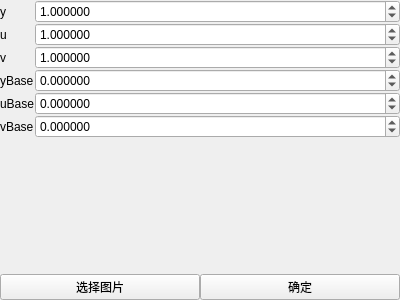
<?xml version="1.0" encoding="UTF-8"?>
<ui version="4.0">
 <class>ControlItem</class>
 <widget class="QWidget" name="ControlItem">
  <property name="geometry">
   <rect>
    <x>0</x>
    <y>0</y>
    <width>400</width>
    <height>300</height>
   </rect>
  </property>
  <property name="windowTitle">
   <string>Form</string>
  </property>
  <layout class="QVBoxLayout" name="verticalLayout">
   <property name="spacing">
    <number>0</number>
   </property>
   <property name="leftMargin">
    <number>0</number>
   </property>
   <property name="topMargin">
    <number>0</number>
   </property>
   <property name="rightMargin">
    <number>0</number>
   </property>
   <property name="bottomMargin">
    <number>0</number>
   </property>
   <item>
    <layout class="QFormLayout" name="formLayout">
     <property name="horizontalSpacing">
      <number>0</number>
     </property>
     <property name="verticalSpacing">
      <number>0</number>
     </property>
     <item row="0" column="0">
      <widget class="QLabel" name="yLabel">
       <property name="text">
        <string>y</string>
       </property>
      </widget>
     </item>
     <item row="0" column="1">
      <widget class="QDoubleSpinBox" name="yDoubleSpinBox">
       <property name="decimals">
        <number>6</number>
       </property>
       <property name="minimum">
        <double>-255.000000000000000</double>
       </property>
       <property name="maximum">
        <double>255.000000000000000</double>
       </property>
       <property name="singleStep">
        <double>0.050000000000000</double>
       </property>
       <property name="value">
        <double>1.000000000000000</double>
       </property>
      </widget>
     </item>
     <item row="1" column="0">
      <widget class="QLabel" name="uLabel">
       <property name="text">
        <string>u</string>
       </property>
      </widget>
     </item>
     <item row="1" column="1">
      <widget class="QDoubleSpinBox" name="uDoubleSpinBox">
       <property name="decimals">
        <number>6</number>
       </property>
       <property name="minimum">
        <double>-255.000000000000000</double>
       </property>
       <property name="maximum">
        <double>255.000000000000000</double>
       </property>
       <property name="singleStep">
        <double>0.050000000000000</double>
       </property>
       <property name="value">
        <double>1.000000000000000</double>
       </property>
      </widget>
     </item>
     <item row="2" column="0">
      <widget class="QLabel" name="vLabel">
       <property name="text">
        <string>v</string>
       </property>
      </widget>
     </item>
     <item row="2" column="1">
      <widget class="QDoubleSpinBox" name="vDoubleSpinBox">
       <property name="decimals">
        <number>6</number>
       </property>
       <property name="minimum">
        <double>-255.000000000000000</double>
       </property>
       <property name="maximum">
        <double>255.000000000000000</double>
       </property>
       <property name="singleStep">
        <double>0.050000000000000</double>
       </property>
       <property name="value">
        <double>1.000000000000000</double>
       </property>
      </widget>
     </item>
     <item row="3" column="0">
      <widget class="QLabel" name="yBaseLabel">
       <property name="text">
        <string>yBase</string>
       </property>
      </widget>
     </item>
     <item row="3" column="1">
      <widget class="QDoubleSpinBox" name="yBaseDoubleSpinBox">
       <property name="decimals">
        <number>6</number>
       </property>
       <property name="minimum">
        <double>-255.000000000000000</double>
       </property>
       <property name="maximum">
        <double>255.000000000000000</double>
       </property>
       <property name="singleStep">
        <double>0.050000000000000</double>
       </property>
       <property name="value">
        <double>0.000000000000000</double>
       </property>
      </widget>
     </item>
     <item row="4" column="0">
      <widget class="QLabel" name="uBaseLabel">
       <property name="text">
        <string>uBase</string>
       </property>
      </widget>
     </item>
     <item row="4" column="1">
      <widget class="QDoubleSpinBox" name="uBaseDoubleSpinBox">
       <property name="decimals">
        <number>6</number>
       </property>
       <property name="minimum">
        <double>-255.000000000000000</double>
       </property>
       <property name="maximum">
        <double>255.000000000000000</double>
       </property>
       <property name="singleStep">
        <double>0.050000000000000</double>
       </property>
       <property name="value">
        <double>0.000000000000000</double>
       </property>
      </widget>
     </item>
     <item row="5" column="0">
      <widget class="QLabel" name="vBaseLabel">
       <property name="text">
        <string>vBase</string>
       </property>
      </widget>
     </item>
     <item row="5" column="1">
      <widget class="QDoubleSpinBox" name="vBaseDoubleSpinBox">
       <property name="decimals">
        <number>6</number>
       </property>
       <property name="minimum">
        <double>-255.000000000000000</double>
       </property>
       <property name="maximum">
        <double>255.000000000000000</double>
       </property>
       <property name="singleStep">
        <double>0.050000000000000</double>
       </property>
       <property name="value">
        <double>0.000000000000000</double>
       </property>
      </widget>
     </item>
    </layout>
   </item>
   <item>
    <layout class="QHBoxLayout" name="horizontalLayout">
     <property name="spacing">
      <number>0</number>
     </property>
     <item>
      <widget class="QPushButton" name="select_image_button">
       <property name="text">
        <string>选择图片</string>
       </property>
      </widget>
     </item>
     <item>
      <widget class="QPushButton" name="do_button">
       <property name="text">
        <string>确定</string>
       </property>
      </widget>
     </item>
    </layout>
   </item>
  </layout>
 </widget>
 <resources/>
 <connections>
  <connection>
   <sender>yDoubleSpinBox</sender>
   <signal>editingFinished()</signal>
   <receiver>do_button</receiver>
   <slot>click()</slot>
   <hints>
    <hint type="sourcelabel">
     <x>113</x>
     <y>13</y>
    </hint>
    <hint type="destinationlabel">
     <x>279</x>
     <y>226</y>
    </hint>
   </hints>
  </connection>
  <connection>
   <sender>uDoubleSpinBox</sender>
   <signal>editingFinished()</signal>
   <receiver>do_button</receiver>
   <slot>click()</slot>
   <hints>
    <hint type="sourcelabel">
     <x>194</x>
     <y>31</y>
    </hint>
    <hint type="destinationlabel">
     <x>279</x>
     <y>229</y>
    </hint>
   </hints>
  </connection>
  <connection>
   <sender>vDoubleSpinBox</sender>
   <signal>editingFinished()</signal>
   <receiver>do_button</receiver>
   <slot>click()</slot>
   <hints>
    <hint type="sourcelabel">
     <x>76</x>
     <y>47</y>
    </hint>
    <hint type="destinationlabel">
     <x>290</x>
     <y>223</y>
    </hint>
   </hints>
  </connection>
  <connection>
   <sender>yBaseDoubleSpinBox</sender>
   <signal>editingFinished()</signal>
   <receiver>do_button</receiver>
   <slot>click()</slot>
   <hints>
    <hint type="sourcelabel">
     <x>178</x>
     <y>70</y>
    </hint>
    <hint type="destinationlabel">
     <x>279</x>
     <y>225</y>
    </hint>
   </hints>
  </connection>
  <connection>
   <sender>uBaseDoubleSpinBox</sender>
   <signal>editingFinished()</signal>
   <receiver>do_button</receiver>
   <slot>click()</slot>
   <hints>
    <hint type="sourcelabel">
     <x>111</x>
     <y>86</y>
    </hint>
    <hint type="destinationlabel">
     <x>277</x>
     <y>230</y>
    </hint>
   </hints>
  </connection>
  <connection>
   <sender>vBaseDoubleSpinBox</sender>
   <signal>editingFinished()</signal>
   <receiver>do_button</receiver>
   <slot>click()</slot>
   <hints>
    <hint type="sourcelabel">
     <x>250</x>
     <y>116</y>
    </hint>
    <hint type="destinationlabel">
     <x>289</x>
     <y>225</y>
    </hint>
   </hints>
  </connection>
 </connections>
</ui>
